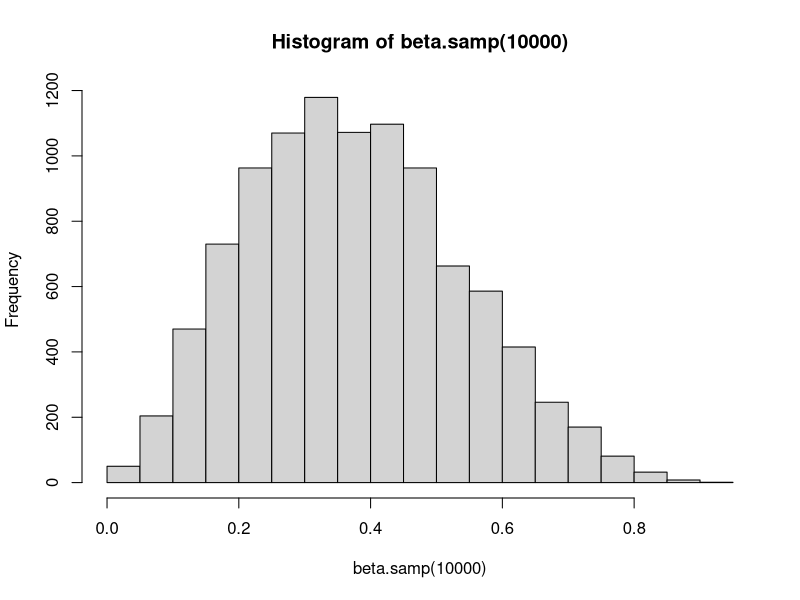
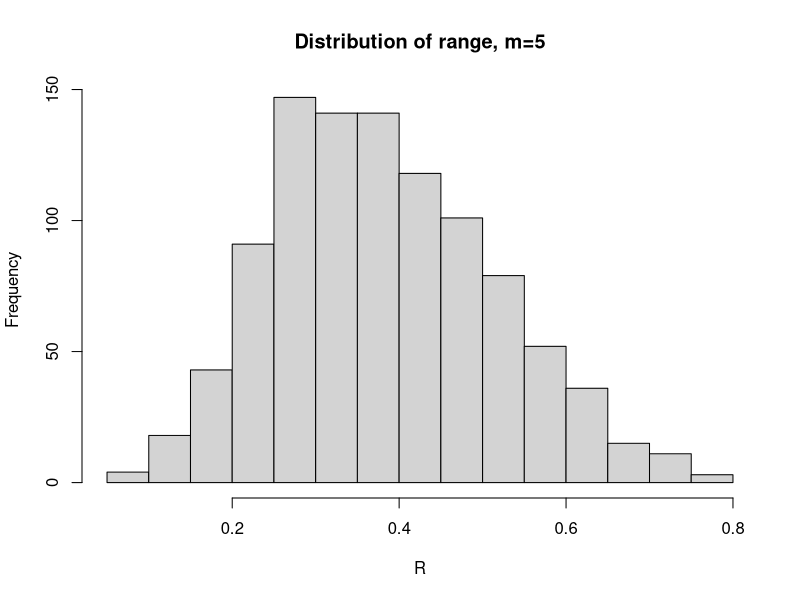
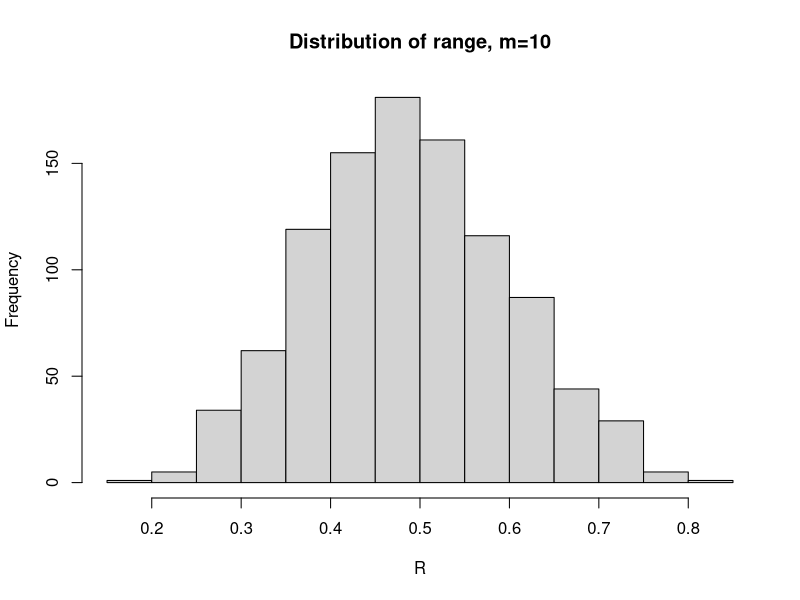
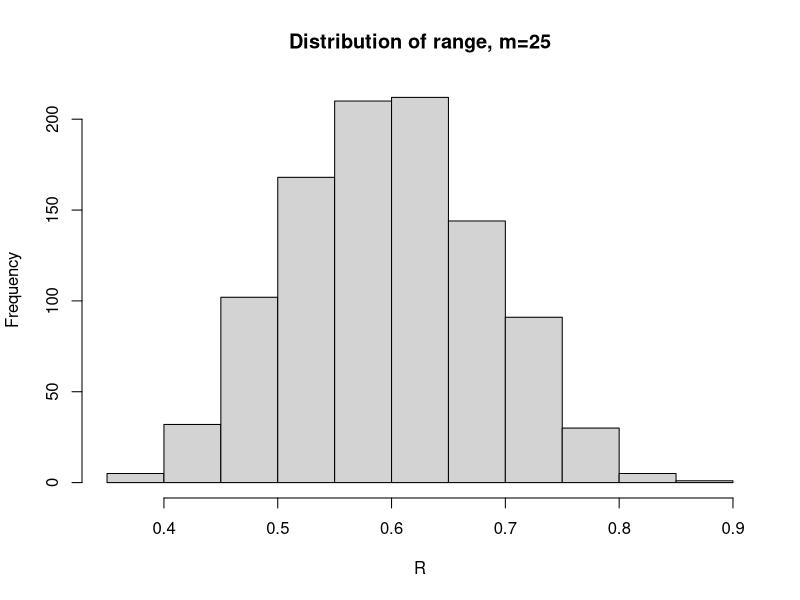
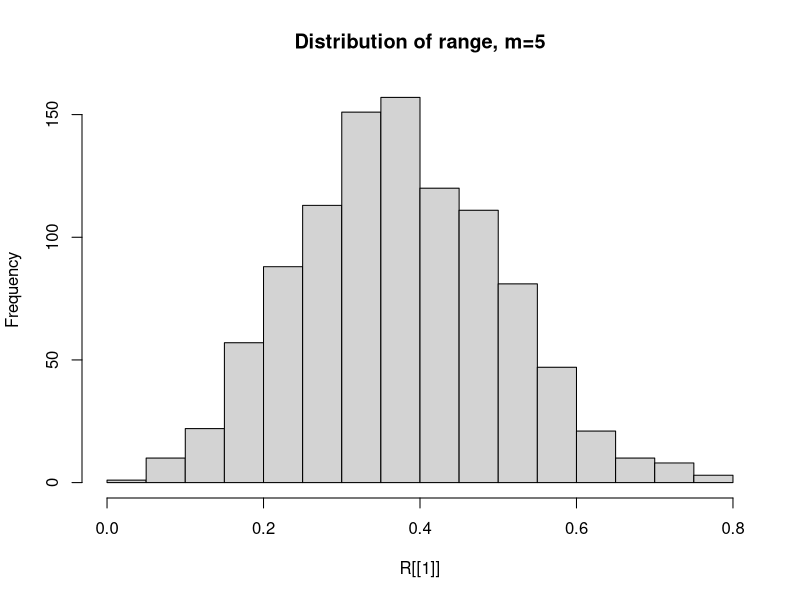
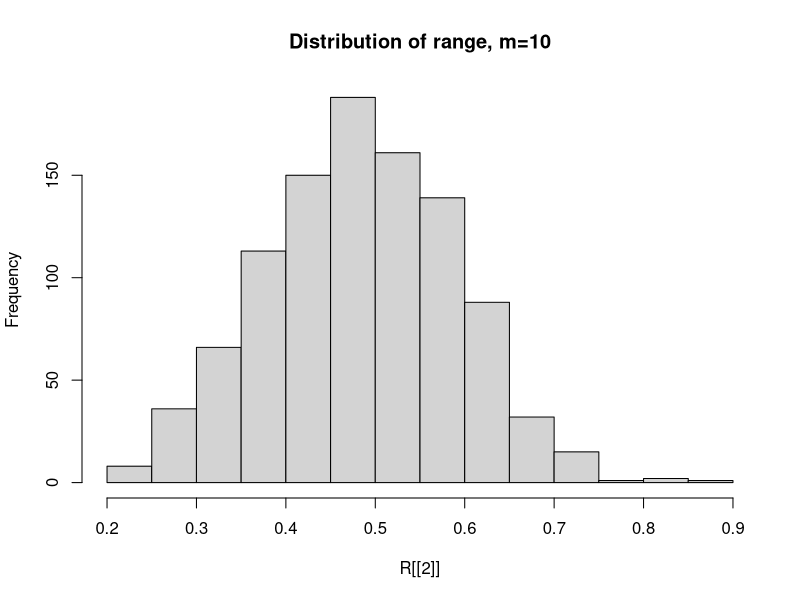
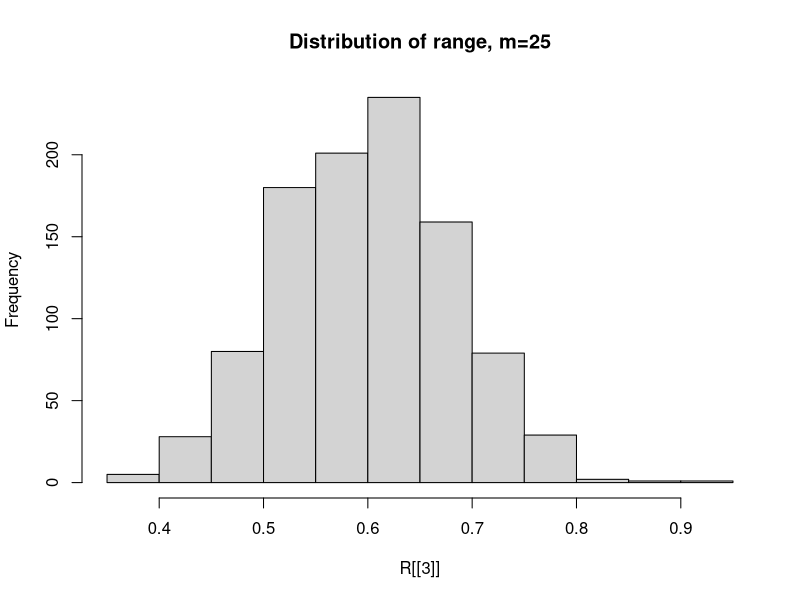

The R script that drew these images, in order:
## ---- chunk 1
knitr::opts_chunk$set(echo = TRUE)
## ---- chunk 2
library(knitr)
opts_chunk$set(tidy.opts=list(width.cutoff=60),tidy=TRUE)
## ---- chunk 3
randU <- function(N, A = 1664525, B = 1012233904, m = 2^32){
  rand <- function(N, A = 1664525, B = 1012233904, m = 2^32){ 
    out <- (A*N + B) %% m
    return(out)
  }
  x <- c()
  x[1] <- 2 #Seed
  for (i in 1:N){
    x[i+1] <- rand(x[i]) 
  }
  ret <- x/m
  return(ret[-1])
}

## ---- chunk 4
# Binomial cdf
binom.cdf <- function(x, n, p){
  Fx <- 0
  for(i in 0:x){
    Fx <- Fx + choose(n, i) * p^i * (1-p)^(n-i)
  }
  return(Fx)
}
# Returns N random draws from a binomial distribution
cdf.sim <- function(F, N, ...){
  X <- rep(0, N)
  U <- randU(N)
  binom.draws <- rep(NA, N)
  for(i in 1:N){
    while(F(X[i], ...) < U[i]){
    X[i] <- X[i] + 1
    }
    binom.draws[i] <- X[i]
  }
  return(binom.draws)
}

# Randomly sample from binom(n=5, p=0.2) distribution with N=100
nsims <- 100
sims <- cdf.sim(binom.cdf, n=5, p=.2, N=nsims)
table(sims) 
## ---- chunk 5
# PDF of beta distribution
beta.pdf <- function(x, a=3, b=5){
  f <- (1/beta(a,b)) * x^(a-1) * (1-x)^(b-1)
  return(f)
}
beta.pdf <- Vectorize(beta.pdf)

# Find max value of beta distribution
x <- seq(0,1,length.out=100)
y <- rep(NA,100)
for(i in 1:length(x)){
  y[i] <- beta.pdf(x[i])
}
max(y) # We will set k = max(y) = 2.304527

# Randomly sample from the beta distribution
beta.samp <- function(n, k = 2.304527){ #set.seed(4321)
  U <- randU(10000) # Generate Uniform(0,1) population
  randsamp <- c()
  while (length(randsamp) < n){ 
    x <- sample(U, 1)
    y <- k * sample(U, 1) # sample from a uniform(0,k)
    if (y <= beta.pdf(x)){ 
      randsamp <- c(randsamp,x)
    } 
  }
  return(randsamp) 
}
hist(beta.samp(10000)) # 10,000 draws from beta distribution
## ---- chunk 6
start <- Sys.time() 

# m = 5
nsims <- 1000
m <- 5
set.seed(1234)
sims <- replicate(nsims, beta.samp(m))
R <- apply(sims, 2, function(x){max(x) - min(x)})
hist(R, main = "Distribution of range, m=5")
(exp_R <- mean(R))

# m = 10
nsims <- 1000
m <- 10
set.seed(1234)
sims <- replicate(nsims, beta.samp(m))
R <- apply(sims, 2, function(x){max(x) - min(x)})
hist(R, main = "Distribution of range, m=10")
(exp_R <- mean(R))

# m = 25
nsims <- 1000
m <- 25
set.seed(1234)
sims <- replicate(nsims, beta.samp(m))
R <- apply(sims, 2, function(x){max(x) - min(x)})
hist(R, main = "Distribution of range, m=25")
(exp_R <- mean(R))

end <- Sys.time()
dif <- end - start
## ---- chunk 7
library(parallel)
start2 <- Sys.time() 

nsims <- 1000
set.seed(1234)
sims <- mclapply(c(5,10,25), function(m) {replicate(nsims, beta.samp(m))})
R <- mclapply(sims, function(sims) apply(sims, 2, function(x) {max(x) - min(x)}))
(exp_R <- unlist(mclapply(R, function(R) {mean(R)})))

end2 <- Sys.time()
dif2 <- end2 - start2 

hist(R[[1]], main = "Distribution of range, m=5")
hist(R[[2]], main = "Distribution of range, m=10")
hist(R[[3]], main = "Distribution of range, m=25")

dif
dif2
